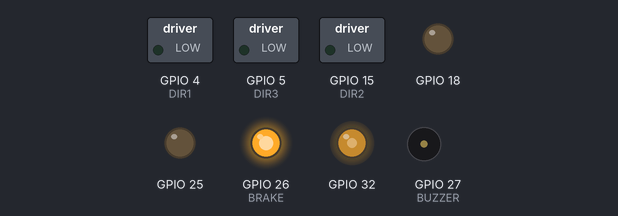
The sketch below on a simulated ESP32. On the bench: switched loads named in the sketch (green lamp = pin HIGH), output pins drawn as LEDs (lit = HIGH), buzzer (waves = sounding, pin HIGH).

Above: at 0.1 s.
At 4.1 s:
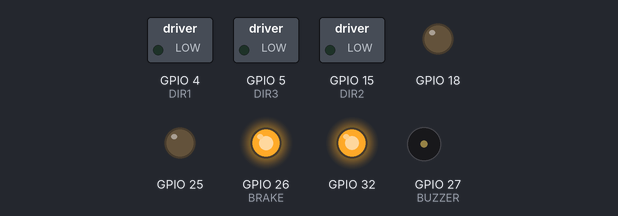
At 9.1 s:
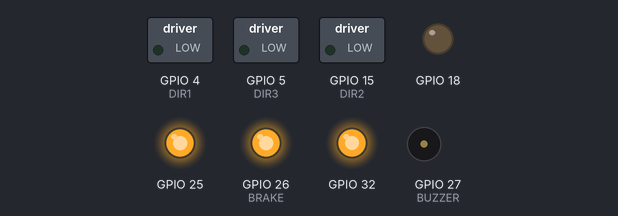
At 19.1 s:
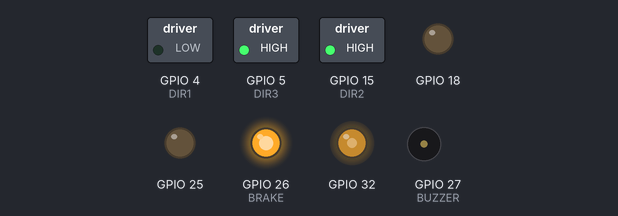
At 29.1 s:
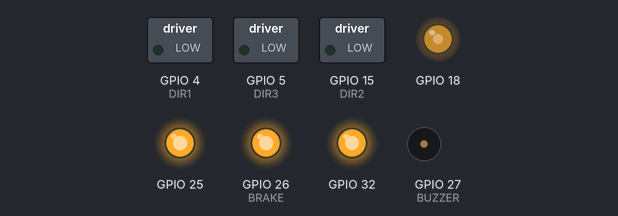
At 39.1 s:
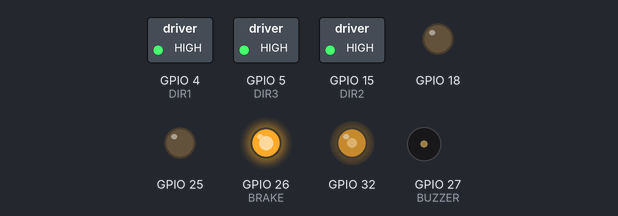
Timing chart, 0 to 40.0 s (numbered marks = the images above):
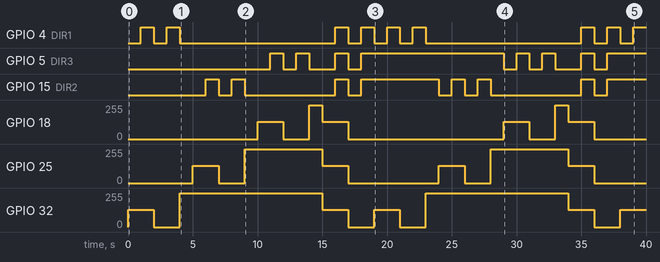

The sketch:

Collins_Motors_Test.ino
```cpp
// basic motor test
// no encoder/buzzer functionality

#include <Arduino.h>
#include "driver/ledc.h"      // https://docs.espressif.com/projects/arduino-esp32/en/latest/api/ledc.html?highlight=ledcWrite
#include "esp32-hal-ledc.h"

#define BRAKE       26  // brake pin
#define BUZZER      27  // buzzer pin

#define DIR1        4   // motor 1 cw/ccw
#define ENC1_1      35  // motor 1 encoder A input
#define ENC1_2      33  // motor 1 encoder B input
#define PWM1        32  // motor 1 PWM
#define PWM1_CH     0   // motor 1 PWM channel

#define DIR2        15  // motor 2 cw/ccw
#define ENC2_1      13  // motor 2 encoder A input
#define ENC2_2      14  // motor 2 encoder B input
#define PWM2        25  // motor 2 PWM
#define PWM2_CH     1   // motor 2 PWM channel

#define DIR3        5   // motor 3 cw/ccw
#define ENC3_1      16  // motor 3 encoder A input
#define ENC3_2      17  // motor 3 encoder B input
#define PWM3        18  // motor 3 PWM
#define PWM3_CH     2   // motor 3 PWM channel

#define BASE_FREQ  5000 // 5k Hz for PWM frequency
#define RESOLUTION  8   // 8 bit resolution, 0-255

// function prototypes
void pwmSet(uint8_t channel, uint8_t duty);  // sets pwm duty cylce in a certain channel
void Motor1_control(uint8_t speed, bool direction);          // sets speed and direction for motor 1, 0 = ccw, 0 <= speed <= 255
void Motor2_control(uint8_t speed, bool direction);          // sets speed and direction for motor 2, 0 = ccw, 0 <= speed <= 255
void Motor2_control(uint8_t speed, bool direction);          // sets speed and direction for motor 3, 0 = ccw, 0 <= speed <= 255
void MotorAll_control(uint8_t speed, bool direction);        // setes speed and direction for all motors, 0 = ccw, 0 <= speed <= 255

void setup()
{
  Serial.begin(115200); // communication of 115200 bits per second

  // the following sets up the pins as outputs or inputs
  // misc
  pinMode(BUZZER, OUTPUT);  // pin 27 is output
  pinMode(BRAKE, OUTPUT);   // pin 26 is output
  // cw/ccw
  pinMode(DIR1, OUTPUT);    // pin 4 is output
  pinMode(DIR2, OUTPUT);    // pin 15 is output
  pinMode(DIR3, OUTPUT);    // pin 5 is output
  // encoders
  pinMode(ENC1_1, INPUT);   // pin 35 in input
  pinMode(ENC1_2, INPUT);   // pin 33 is input
  pinMode(ENC2_1, INPUT);   // pin 13 in input
  pinMode(ENC2_2, INPUT);   // pin 14 is input
  pinMode(ENC3_1, INPUT);   // pin 16 in input
  pinMode(ENC3_2, INPUT);   // pin 17 is input

  // the following sets up the pin, operating frequency, the resolution of the signal, and channel
  ledcAttachChannel(PWM1, BASE_FREQ, RESOLUTION, PWM1_CH);  // PWM1 setup
  ledcAttachChannel(PWM2, BASE_FREQ, RESOLUTION, PWM2_CH);  // PWM2 setup
  ledcAttachChannel(PWM3, BASE_FREQ, RESOLUTION, PWM3_CH);  // PWM3 setup

}

// main
void loop()
{
  digitalWrite(BRAKE, HIGH);  // brake off
  // motor 1 routine
  Motor1_control(127, 0);        // motor 1 half speed, ccw
  delay(1000);
  Motor1_control(127, 1);       // motor 1 half speed, cw
  delay(1000);
  Motor1_control(255, 0);        // motor 1 full speed, ccw
  delay(1000);
  Motor1_control(255, 1);       // motor 1 full speed, cw
  delay(1000);
  Motor1_control(1, 0);          // motor 1 no speed
  delay(1000);
  // motor 2 routine
  Motor2_control(127, 0);       // motor 2 half speed, cw
  delay(1000);
  Motor2_control(127, 1);       // motor 2 half speed, ccw
  delay(1000);
  Motor2_control(255, 0);       // motor 2 full speed, cw
  delay(1000);
  Motor2_control(255, 1);       // motor 2 full speed, ccw
  delay(1000);
  Motor2_control(0, 0);         // motor 2 no speed
  delay(1000);
  // motor 3 routine
  Motor3_control(127, 0);       // motor 3 half speed, cw
  delay(1000);
  Motor3_control(127, 1);       // motor 3 half speed, ccw
  delay(1000);
  Motor3_control(255, 0);       // motor 3 full speed, cw
  delay(1000);
  Motor3_control(255, 1);       // motor 3 full speed, ccw
  delay(1000);
  Motor3_control(0, 0);         // motor 3 no speed
  delay(1000);
  // all motor routine
  MotorAll_control(127,0);      // all motors half speed, cw
  delay(1000);
  MotorAll_control(127, 1);     // all motors half speed, ccw
  delay(1000);
  MotorAll_control(255,0);      // all motors full speed, cw
  delay(1000);
  MotorAll_control(255,1);     // all mototrs full speed, ccw
  delay(1000);
  //digitalWrite(BRAKE,LOW);    // brake on
  //delay(1000);

}

// functions
void pwmSet(uint8_t channel, uint8_t duty)
{
  ledcWrite(channel, duty);  // essentially the same function as 'pwmSet' but without the 'uint8_t' needing to be typed everytime
}

void Motor1_control(uint8_t speed, bool direction)
{
  if (direction == 0){
    digitalWrite(DIR1, LOW);}       // if speed is +, ccw
  else{
    digitalWrite(DIR1, HIGH);}      // if speed is -, cw
  ledcWrite(PWM1, 255-speed);  // sets speed of motor. lower = higher?
}

void Motor2_control(uint8_t speed, bool direction)
{
  if (direction == 0){
    digitalWrite(DIR2, LOW);}       // if speed is +, cw
  else{
    digitalWrite(DIR2, HIGH);}      // if speed is -, ccw
  ledcWrite(PWM2, 255-speed);  // sets speed of motor. lower = higher?
}

void Motor3_control(uint8_t speed, bool direction)
{
  if (direction == 0){
    digitalWrite(DIR3, LOW);}       // if speed is +, cw
  else{
    digitalWrite(DIR3, HIGH);}      // if speed is -, ccw
  ledcWrite(PWM3, 255-speed);  // sets speed of motor. lower = higher?
}

void MotorAll_control(uint8_t speed, bool direction)
{
  if (direction == 0){
    digitalWrite(DIR1, LOW);        // if speed is +, cw
    digitalWrite(DIR2, LOW);
    digitalWrite(DIR3, LOW);}
  else{
    digitalWrite(DIR1, HIGH);       // if speed is -, ccw
    digitalWrite(DIR2, HIGH);
    digitalWrite(DIR3, HIGH);}
  ledcWrite(PWM1, 255-speed);  // sets speed of motor. lower = higher?
  ledcWrite(PWM2, 255-speed);
  ledcWrite(PWM3, 255-speed);
}
```

Measured:
- by itself, GPIO 4 (DIR1): LOW → HIGH at 1.0 s, → LOW 1.0 s later, → HIGH 1.0 s later, → LOW 1.0 s later, … (17 changes in this stretch)
- by itself, GPIO 5 (DIR3): LOW → HIGH at 11.0 s, → LOW 1.0 s later, → HIGH 1.0 s later, → LOW 1.0 s later, … (15 changes in this stretch)
- by itself, GPIO 15 (DIR2): LOW → HIGH at 6.0 s, → LOW 1.0 s later, → HIGH 1.0 s later, → LOW 1.0 s later, … (15 changes in this stretch)
- by itself, GPIO 18: 0/255 → 128/255 at 10.0 s, → 0/255 2.0 s later, → 255/255 2.0 s later, → 128/255 1.0 s later, … (10 changes in this stretch)
- by itself, GPIO 25: 0/255 → 128/255 at 5.0 s, → 0/255 2.0 s later, → 255/255 2.0 s later, → 128/255 6.0 s later, … (10 changes in this stretch)
- by itself, GPIO 32: 0/255 → 128/255 at 0.00 s, → 0/255 2.0 s later, → 253/255 2.0 s later, → 128/255 11.0 s later, … (11 changes in this stretch)
